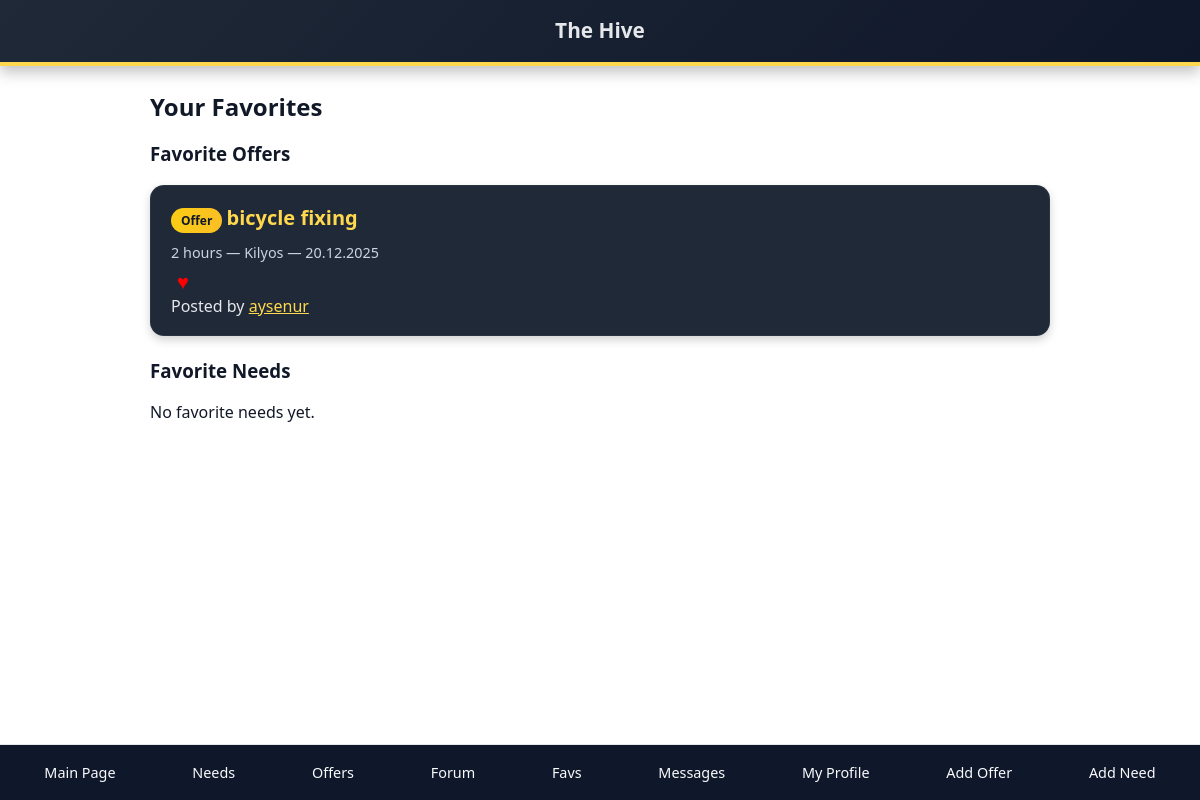
The app's page /favorites (signed in) with its own data.
### app.py (models this page shows)
class Offer(db.Model):
    offer_id = db.Column(db.Integer, primary_key=True)
    user_id = db.Column(db.Integer, db.ForeignKey("user.user_id"), nullable=False)
    title = db.Column(db.String(120), nullable=False)
    description = db.Column(db.Text, nullable=False)
    hours = db.Column(db.Integer, nullable=False)
    location = db.Column(db.String(120), nullable=True)
    is_online = db.Column(db.Boolean, default=False)
    image_filename = db.Column(db.String(255), nullable=True)
    is_active = db.Column(db.Boolean, default=True)
    latitude = db.Column(db.Float)
    longitude = db.Column(db.Float)
    posted_at = db.Column(db.DateTime, nullable=False, default=datetime.utcnow)
    offered_on = db.Column(db.Date, nullable=True)

class User(db.Model):
    user_id = db.Column(db.Integer, primary_key=True)
    email = db.Column(db.String(120), unique=True, nullable=False)
    password_hash = db.Column(db.String(255), nullable=False)
    timebank_balance = db.Column(db.Integer, default=3)
    is_admin = db.Column(db.Boolean, default=False)
    is_banned = db.Column(db.Boolean, default=False)
    offers = db.relationship("Offer", backref="user", lazy=True)
    needs = db.relationship("Need", backref="user", lazy=True)
    favorites = db.relationship("Favorite", backref="user", lazy=True)
    need_favorites = db.relationship("NeedFavorite", backref="user", lazy=True)
    forum_posts = db.relationship("ForumPost", backref="author", lazy=True)
    forum_comments = db.relationship("ForumComment", backref="author", lazy=True)
    forum_comment_likes = db.relationship("ForumCommentLike", backref="user", lazy=True, cascade="all, delete-orphan")

### app.py (the view)
@app.route("/favorites")
@login_required
def favorites_page():
    if "user_id" not in session:
        return redirect("/login")
    user_id = session["user_id"]
    fav_offer_ids = {f.offer_id for f in Favorite.query.filter_by(user_id=user_id).all()}
    favorite_offers = Offer.query.filter(Offer.offer_id.in_(fav_offer_ids)).all() if fav_offer_ids else []
    fav_need_ids = {f.need_id for f in NeedFavorite.query.filter_by(user_id=user_id).all()}
    favorite_needs = Need.query.filter(Need.need_id.in_(fav_need_ids)).all() if fav_need_ids else []
    return render_template(
        "favorites.html",
        favorite_offers=favorite_offers,
        favorite_needs=favorite_needs,
        fav_offer_ids=fav_offer_ids,
        fav_need_ids=fav_need_ids,
    )

### app.py (called while the page is built)
@app.before_request
def initialize_database():
    if not getattr(app, "db_initialized", False):
        with app.app_context():
            db.create_all()
            ensure_posted_at_columns()
            ensure_admin_user()
        app.db_initialized = True

@app.before_request
def enforce_ban():
    user_id = session.get("user_id")
    if not user_id:
        return
    user = User.query.get(user_id)
    if user and user.is_banned and request.endpoint not in {"logout", "login"}:
        session.clear()
        return render_template("login.html", error="Your account has been banned."), 403

def login_required(f):
    @wraps(f)
    def decorated(*args, **kwargs):
        if "user_id" not in session:
            return redirect(url_for("login"))
        return f(*args, **kwargs)
    return decorated

### templates/favorites.html (shortened to what this page needs)
{% extends "base.html" %}
{% block content %}
<h2 style="margin-bottom:18px;">Your Favorites</h2>
<h3 style="margin-top:10px;">Favorite Offers</h3>
{% if favorite_offers %}
  {% for offer in favorite_offers %}
    <div class="offer-card">
      <span class="type-badge offer">Offer</span>
      <a href="{{ url_for('offer_detail', offer_id=offer.offer_id) }}" class="offer-title">
        {{ offer.title }}
      </a>
      <div class="card-meta">
        {{ offer.hours }} hours — {{ offer.location }}
        {% if offer.posted_at %} — {{ offer.posted_at.strftime('%d.%m.%Y') }}{% endif %}
      </div>
      <form action="/toggle-favorite/{{ offer.offer_id }}" method="post" style="display:inline;">
        <button style="background:none;border:none;color:red;font-size:20px;cursor:pointer;">
          ♥
        </button>
      </form>
      <div class="small muted">
        Posted by
        <a href="{{ url_for('view_profile', user_id=offer.user_id) }}" style="color:#ffd84d;">
          {{ offer.user.email.split('@')[0] }}
        </a>
      </div>
    </div>
  {% endfor %}
{% else %}
  <p class="muted">No favorite offers yet.</p>
{% endif %}
<h3 style="margin-top:22px;">Favorite Needs</h3>
{% if favorite_needs %}
  {% for need in favorite_needs %}
    <div class="need-card">
      <span class="type-badge need">Need</span>
      <a href="{{ url_for('need_detail', need_id=need.need_id) }}" class="need-title">
        {{ need.title }}
      </a>
      <div class="card-meta">
        {{ need.hours }} hours — {{ need.location }}
        {% if need.posted_at %} — {{ need.posted_at.strftime('%d.%m.%Y') }}{% endif %}
      </div>
      <form action="/toggle-need-favorite/{{ need.need_id }}" method="post" style="display:inline;">
        <button style="background:none;border:none;color:red;font-size:20px;cursor:pointer;">
          ♥
        </button>
      </form>
      <div class="small muted">
        Requested by
        <a href="{{ url_for('view_profile', user_id=need.user_id) }}" style="color:#67e8f9;">
          {{ need.user.email.split('@')[0] }}
        </a>
      </div>
    </div>
  {% endfor %}
{% else %}
  <p class="muted">No favorite needs yet.</p>
{% endif %}
{% endblock %}

### templates/base.html (style rules this page uses)
body { font-family: system-ui, -apple-system, Segoe UI, Roboto, Arial, sans-serif; background:#ffffff; margin:0; padding-bottom:140px; color:#111827; }
.offer-card, .need-card { border-radius:14px; padding:18px 20px; margin:14px 0; box-shadow:0 4px 10px rgba(0,0,0,0.18); border:1px solid rgba(255,255,255,0.05); }
.offer-card { background:#1f2937; color:#e5e7eb; }
.offer-title, .need-title { font-size:1.25rem; font-weight:600; margin-bottom:6px; display:inline-block; text-decoration:none; }
.offer-title { color:#ffd84d; }
.card-meta { font-size:0.9rem; color:#cbd5e1; margin-bottom:8px; }
.type-badge { display:inline-flex; align-items:center; padding:4px 10px; border-radius:999px; font-size:0.75rem; font-weight:700; margin-bottom:10px; width: fit-content; }
.type-badge.offer { background:linear-gradient(90deg, #facc15, #fbbf24); color:#111827; }

### records on screen
Offer: title "bicycle fixing", hours "2", location "Kilyos", posted_at "20.12.2025", user.email "aysenur"
